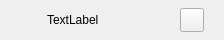
<?xml version="1.0" encoding="UTF-8"?>
<ui version="4.0">
 <class>ViewerListItem</class>
 <widget class="QWidget" name="ViewerListItem">
  <property name="geometry">
   <rect>
    <x>0</x>
    <y>0</y>
    <width>224</width>
    <height>40</height>
   </rect>
  </property>
  <property name="minimumSize">
   <size>
    <width>224</width>
    <height>40</height>
   </size>
  </property>
  <property name="maximumSize">
   <size>
    <width>224</width>
    <height>40</height>
   </size>
  </property>
  <property name="windowTitle">
   <string>Form</string>
  </property>
  <layout class="QHBoxLayout" name="horizontalLayout">
   <property name="spacing">
    <number>0</number>
   </property>
   <property name="leftMargin">
    <number>0</number>
   </property>
   <property name="topMargin">
    <number>0</number>
   </property>
   <property name="rightMargin">
    <number>0</number>
   </property>
   <property name="bottomMargin">
    <number>0</number>
   </property>
   <item>
    <spacer name="horizontalSpacer">
     <property name="orientation">
      <enum>Qt::Horizontal</enum>
     </property>
     <property name="sizeType">
      <enum>QSizePolicy::Fixed</enum>
     </property>
     <property name="sizeHint" stdset="0">
      <size>
       <width>47</width>
       <height>20</height>
      </size>
     </property>
    </spacer>
   </item>
   <item>
    <widget class="QLabel" name="viewerName_label">
     <property name="text">
      <string>TextLabel</string>
     </property>
     <property name="isGuest" stdset="0">
      <string>0</string>
     </property>
    </widget>
   </item>
   <item>
    <spacer name="horizontalSpacer_2">
     <property name="orientation">
      <enum>Qt::Horizontal</enum>
     </property>
     <property name="sizeHint" stdset="0">
      <size>
       <width>40</width>
       <height>20</height>
      </size>
     </property>
    </spacer>
   </item>
   <item>
    <widget class="QPushButton" name="deport_btn">
     <property name="minimumSize">
      <size>
       <width>24</width>
       <height>24</height>
      </size>
     </property>
     <property name="maximumSize">
      <size>
       <width>24</width>
       <height>24</height>
      </size>
     </property>
     <property name="text">
      <string/>
     </property>
    </widget>
   </item>
   <item>
    <spacer name="horizontalSpacer_3">
     <property name="orientation">
      <enum>Qt::Horizontal</enum>
     </property>
     <property name="sizeType">
      <enum>QSizePolicy::Fixed</enum>
     </property>
     <property name="sizeHint" stdset="0">
      <size>
       <width>20</width>
       <height>20</height>
      </size>
     </property>
    </spacer>
   </item>
  </layout>
 </widget>
 <resources/>
 <connections/>
</ui>
